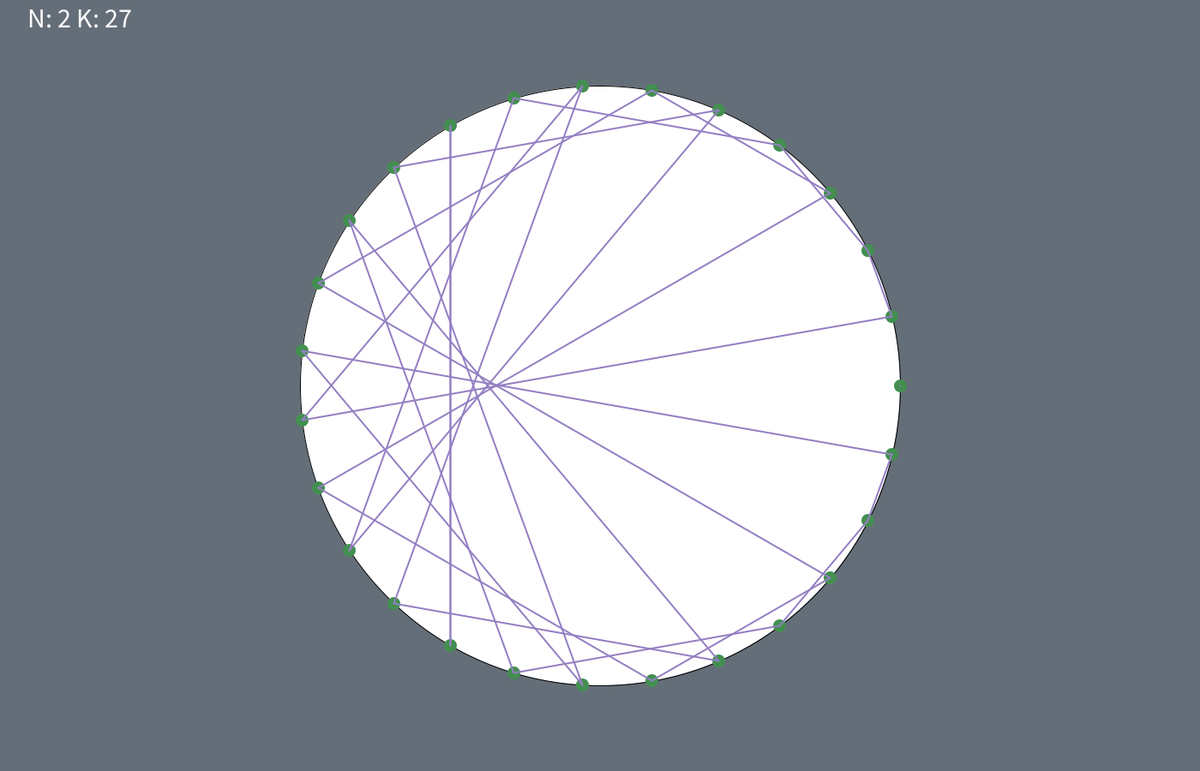
Frame 1 (no input)
Frame 60 (the mouse pressed at the canvas centre just before this capture): identical to frame 1, image omitted
Frame 120 (the mouse held since frame 60 and released just before this capture): identical to frame 1, image omitted

The Processing sketch that drew this single still picture (run headless with seeded random() and noise(); from frame 60 on, the mouse is pressed at the canvas centre):

// Processing sketch: draw_a_times_table_also_called_modular_multiplication_circle
// ── draw_a_times_table_also_called_modular_multiplication_circle.pde
/*

Not to be confused with this question.

You need to draw a times table (also known as Cremona's method for cardioid generation) as shown in this video. The number n and k will be the inputs.

In the video n and k are 2 and 10 respectively.

How to draw?
Draw a circle, divide its perimeter into equal spaced parts with k points and number them with 0,1,2,…,k−1.
Draw k line segments between i and i×n mod k for all integers i, 0≤i<k.
You can use any graphing library that your language allows.

Remember this is a code-golf so keep the answer short and sweet.

Examples
Input : n = 2 and k = 27

https://i.stack.imgur.com/DhID6.png

Input : n = 5 and k = 10

https://i.stack.imgur.com/hsysK.png

You can also play around with it here. The modulus/points is k while multiplication factor is n.

Challenge
You need to draw at least the circle and the lines.

You can output any file format (svg, png, jpeg) and HTML rendering is also allowed.

You can also write the image to STDOUT

Best of luck because you are going to need it!

*/

int N, K;
int fontsize;

void setup() {
  size(1400, 900);
  N = 2;
  K = 27;
  fontsize = 32;
  textSize(fontsize);
  render();
}

void render() {
  background(100, 110, 120);
  text(String.format("N: %d K: %d", N, K), fontsize, fontsize);
  cremona(N, K);
}

void draw() {
}

void cremona(int n, int k) {
  var segments = new ArrayList<PVector>();
  float radius = max(width/2, height/2)/2;
  circle(width/2, height/2, radius*2);
  for (int i = 0; i < k; i++) {
    float t = 2*PI*i / k;
    float x = radius*cos(t) + width/2;
    float y = radius*sin(t) + height/2;
    
    strokeWeight(15);
    stroke(67, 143, 80);
    point(x, y);
    
    segments.add(new PVector(x, y));
  }
  
  for (int i = 0; i < k; i++) {    
    PVector p0 = segments.get(i);
    PVector p1 = segments.get((i*n) % k);
    
    strokeWeight(2);
    stroke(147, 126, 194);
    line(p0.x, p0.y, p1.x, p1.y);
  }
}

void keyPressed() {
  var n = N;
  var k = K;
  if (keyCode == LEFT)
    n -= 1;
  else if (keyCode == RIGHT)
    n += 1;
  else if (keyCode == UP)
    k += 1;
  else if (keyCode == DOWN)
    k -= 1;

  if (n > 0 && k > 0 && (n != N || k != K)) {
    N = n;
    K = k;
    render();
  }
}
